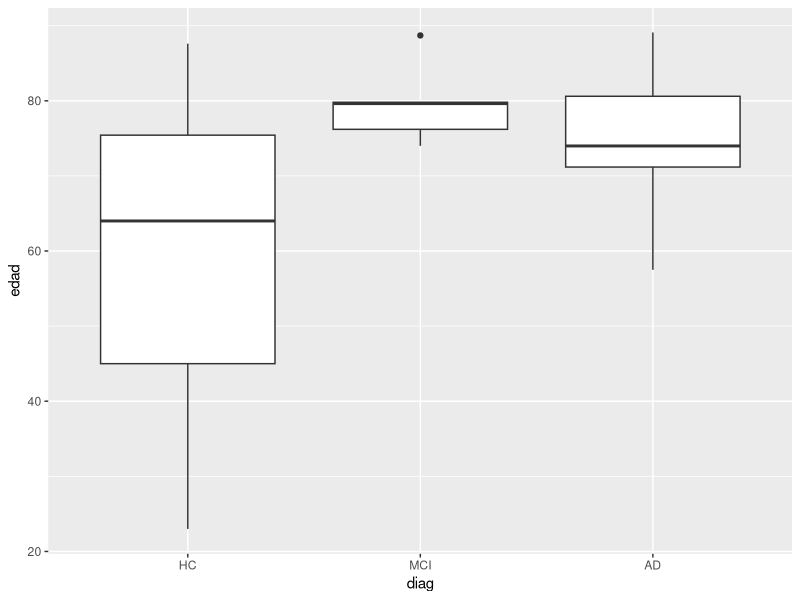
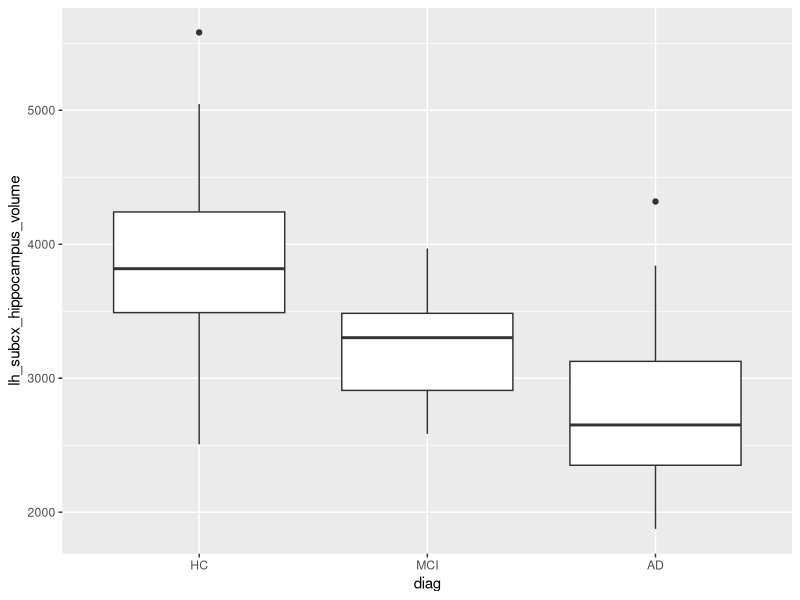
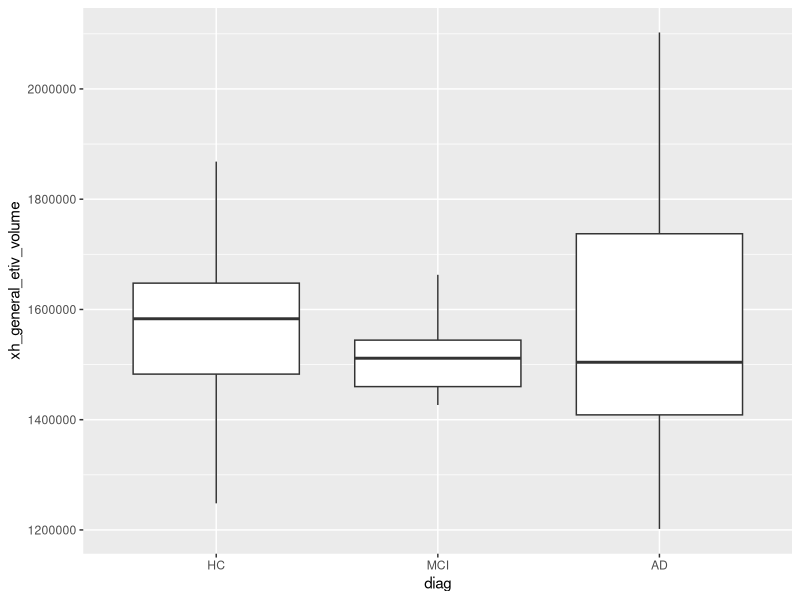
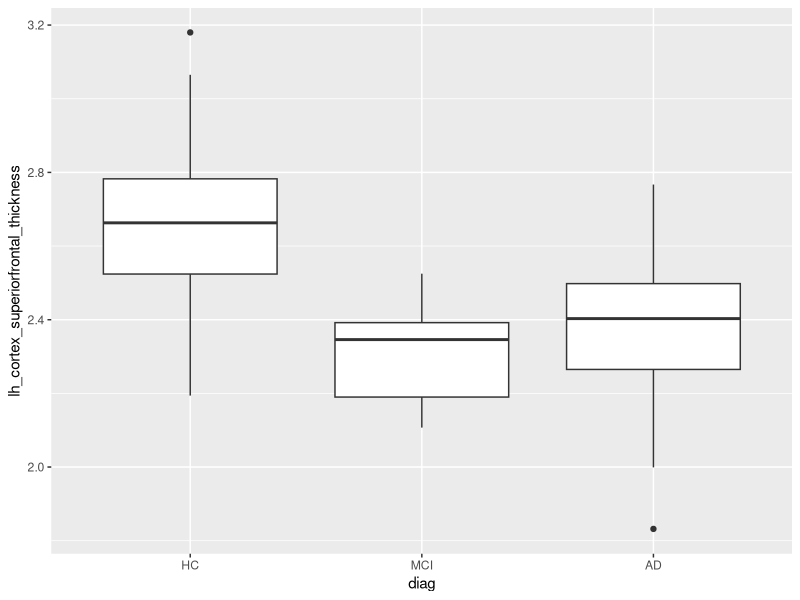
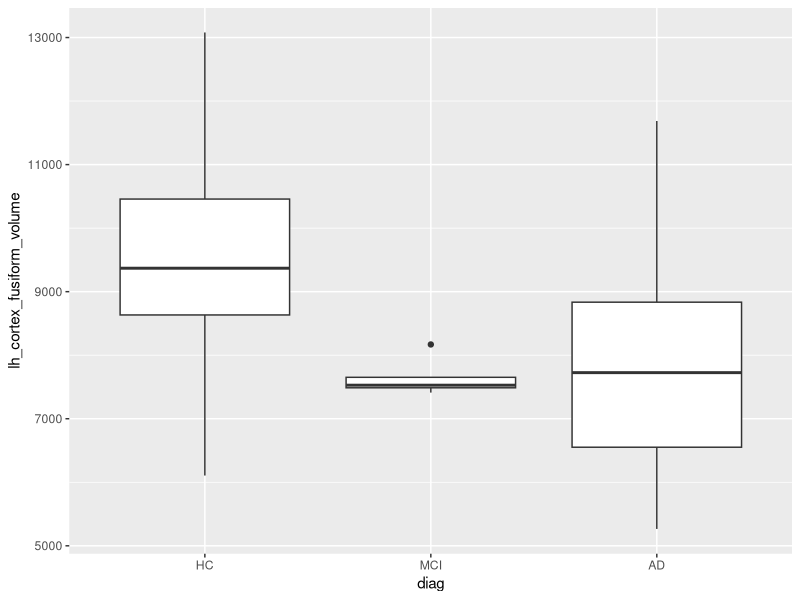
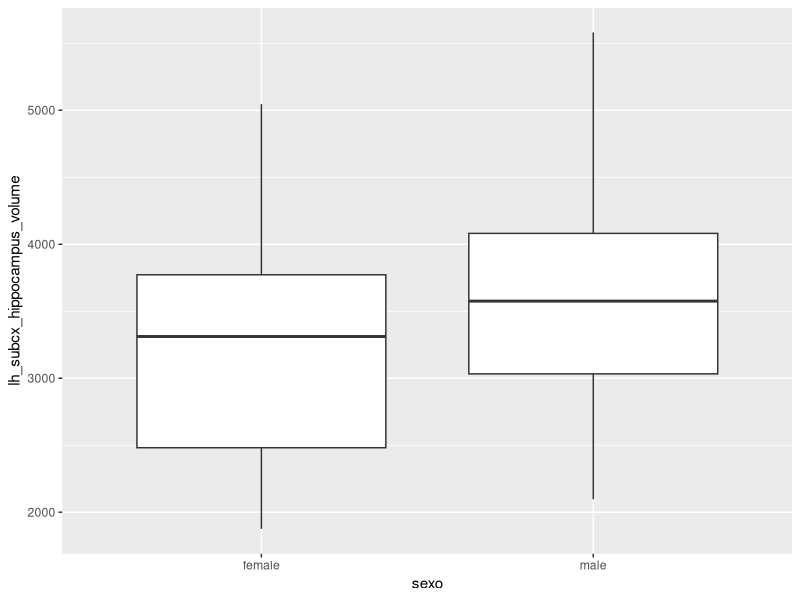
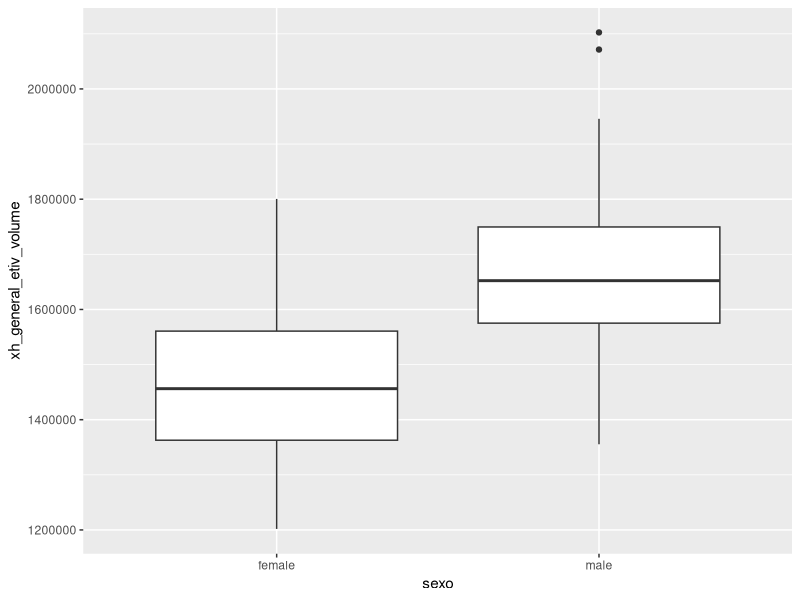
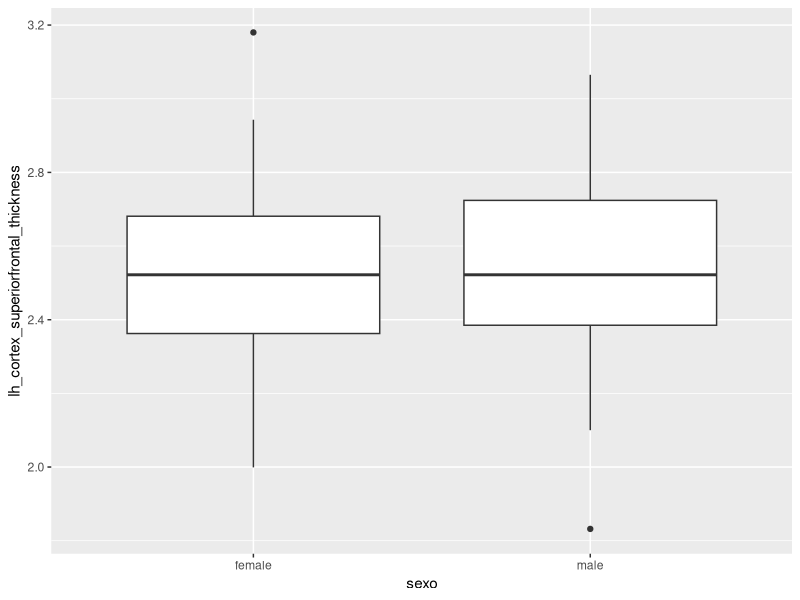

These figures' R source, in order:
library(ggplot2)
library(readr)
library(tidyverse)
library(kableExtra)


cerebros <- read_csv("cerebros.csv")
cerebros$diag = factor(cerebros$diag, levels = c("HC", "MCI", "AD"))



#Intensidad
I1 = sum(cerebros$intensidad_campo == 1.5)/128
I2 = sum(cerebros$intensidad_campo == 3)/128
I = c()

#Sexo
sum(cerebros$sexo == "female")/128
sum(cerebros$sexo == "male")/128

#Resonador
sum(cerebros$resonador_fab == "GE")/128
sum(cerebros$resonador_fab == "Philips")/128
sum(cerebros$resonador_fab == "Siemens")/128

#Diag
sum(cerebros$diag == "HC")/128
sum(cerebros$diag == "MCI")/128
sum(cerebros$diag == "AD")/128

#Categoricas
summary(cerebros[,c(4,7:10)])



#Diag*Sexo
DS1 = sum(cerebros$diag == "HC" & cerebros$sexo == "male")
DS2 = sum(cerebros$diag == "MCI" & cerebros$sexo == "male")
DS3 = sum(cerebros$diag == "AD" & cerebros$sexo == "male")
DS4 = sum(cerebros$diag == "HC" & cerebros$sexo == "female")
DS5 = sum(cerebros$diag == "MCI" & cerebros$sexo == "female")
DS6 = sum(cerebros$diag == "AD" & cerebros$sexo == "female")

DS = matrix(c(DS1, DS2, DS3, DS4, DS5, DS6), nrow = 2, ncol = 3, byrow = T)
row.names(DS) = c("Masculino", "Femenino")
kable(DS, col.names = c("HC", "MCI", "AD"))


#Diag*Intensidad
DI1 = sum(cerebros$diag == "HC" & cerebros$intensidad_campo == 1.5)
DI2 = sum(cerebros$diag == "MCI" & cerebros$intensidad_campo == 1.5)
DI3 = sum(cerebros$diag == "AD" & cerebros$intensidad_campo == 1.5)
DI4 = sum(cerebros$diag == "HC" & cerebros$intensidad_campo == 3)
DI5 = sum(cerebros$diag == "MCI" & cerebros$intensidad_campo == 3)
DI6 = sum(cerebros$diag == "AD" & cerebros$intensidad_campo == 3)

DI = matrix(c(DI1, DI2, DI3, DI4, DI5, DI6), nrow = 2, ncol = 3, byrow = T)
row.names(DI) = c("1.5T", "3.0T")
kable(DI, col.names = c("HC", "MCI", "AD"))



#Diag*Categoricas
ggplot(cerebros) + geom_boxplot(aes(x = diag, y = edad))
ggplot(cerebros) + geom_boxplot(aes(x = diag, y = lh_subcx_hippocampus_volume))
ggplot(cerebros) + geom_boxplot(aes(x = diag, y = xh_general_etiv_volume))
ggplot(cerebros) + geom_boxplot(aes(x = diag, y = lh_cortex_superiorfrontal_thickness))
ggplot(cerebros) + geom_boxplot(aes(x = diag, y = lh_cortex_fusiform_volume))

#Sexo*Categoricas
ggplot(cerebros) + geom_boxplot(aes(x = sexo, y = lh_subcx_hippocampus_volume))
ggplot(cerebros) + geom_boxplot(aes(x = sexo, y = xh_general_etiv_volume))
ggplot(cerebros) + geom_boxplot(aes(x = sexo, y = lh_cortex_superiorfrontal_thickness))
ggplot(cerebros) + geom_boxplot(aes(x = sexo, y = lh_cortex_fusiform_volume))

#Edad*Categoricas
ggplot(cerebros) + geom_point(aes(x = edad, y = lh_subcx_hippocampus_volume))
ggplot(cerebros) + geom_point(aes(x = edad, y = xh_general_etiv_volume))
ggplot(cerebros) + geom_point(aes(x = edad, y = lh_cortex_superiorfrontal_thickness))
ggplot(cerebros) + geom_point(aes(x = edad, y = lh_cortex_fusiform_volume))
